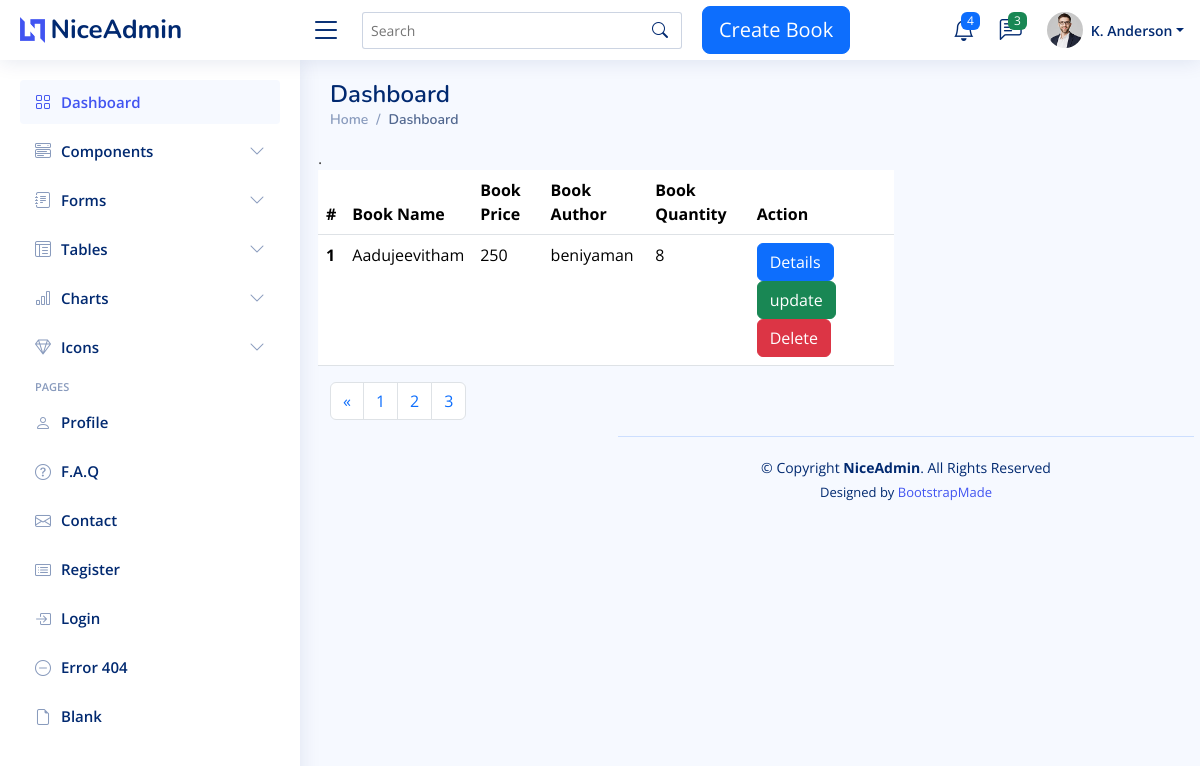
/?page=3, run on the app's committed database.
### bookapp/models.py (models this page shows, shortened)
class Book(models.Model):
    title= models.CharField(max_length=200,null=True)
    price= models.IntegerField(null=True)
    image=models.ImageField(upload_to='book_media')
    quantity= models.IntegerField(null=True)
    author = models.ForeignKey(Author,on_delete=models.CASCADE)

class Author(models.Model):
    name = models.CharField(max_length=200,null=True)
    def __str__(self):
        return '{}'.format(self.name)

### bookapp/views.py (the view)
# urls.py: path('',views.listbook,name='booklist'),
def listbook(request):
    books = Book.objects.all()
    paginator = Paginator(books,4)
    page_number=request.GET.get('page')
    try:
        page = paginator.get_page(page_number)
    except EmptyPage:
        page = paginator.page(page_number.num_pages)
    return render(request,'admin/listbook.html',{'books':books,'page':page})

### templates/admin/listbook.html (shortened to what this page needs)
{% extends 'admin/base.html' %}
{% load static %}
{% block content %}
<table class="table">
    <thead>
    <tr>
        <th scope="col">#</th>
        <th scope="col">Book Name</th>
        <th scope="col">Book Price</th>
        <th scope="col">Book Author</th>
        <th scope="col">Book Quantity</th>
        <th scope="col">Action</th>
    </tr>
    </thead>
    <tbody>.
     {% for book in page %}
    <tr>
        <th scope="row">{{ forloop.counter }}</th>
        <td>{{ book.title }}</td>
        <td>{{ book.price }}</td>
        <td>{{ book.author }}</td>
        <td>{{ book.quantity }}</td>
        <td><a href="{% url 'details' book.id %}" class="btn btn-primary">Details</a>
            <a href="{% url 'update' book.id %}" class="btn btn-success">update</a>
            <a href="{% url 'delete' book.id %}" class="btn btn-danger">Delete</a></td>
    </tr>
     {% endfor %}
    </tbody>
</table>
<nav aria-label="Page navigation example">
  <ul class="pagination">
      {% if page.has_previous %}
    <li class="page-item">
      <a class="page-link" href="?page={{ page.previous_page_number }}" aria-label="Previous">
        <span aria-hidden="true">&laquo;</span>
      </a>
    </li>
      {% endif %}
      {% for num in page.paginator.page_range %}
    <li class="page-item {% if page.number == num %} activate{% endif %}">
        <a class="page-link" href="?page={{ num }}">{{ num }}</a>
    </li>
      {% endfor %}
  </ul>
</nav>
{% endblock %}

### static/assets/css/style.css (style rules this page uses)
:root { scroll-behavior: smooth; }
body { font-family: "Open Sans", sans-serif; background: #f6f9ff; color: #444444; }

### data on the page
Book: title "Aadujeevitham", price "250", author "beniyaman", quantity "8"

### other printed values
{{ num }} "1" "2" "3"
